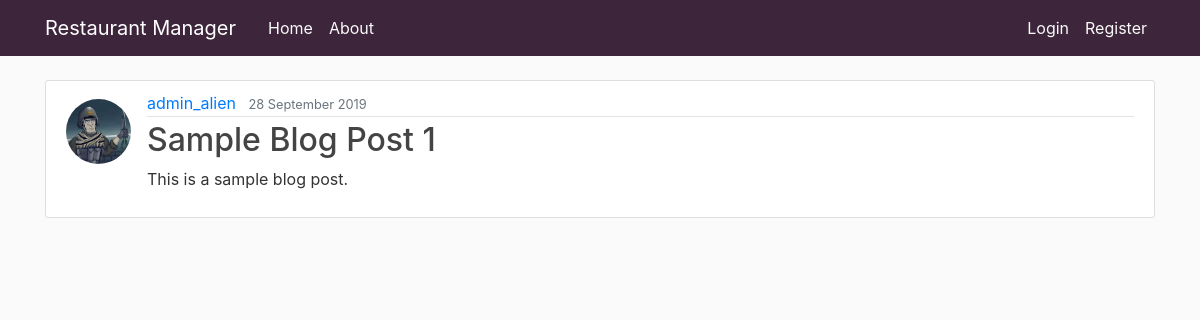
The app's page /blog/post/2/ with its own data.
### blog/models.py (models this page shows, shortened)
class Post(models.Model):
	title = models.CharField(max_length=100)
	content = models.TextField()
	date_posted = models.DateTimeField(default=timezone.now)
	author = models.ForeignKey(User, on_delete=models.CASCADE)

### users/models.py (models this page shows, shortened)
class Profile(models.Model):
	user = models.OneToOneField(User, on_delete=models.CASCADE)
	image = models.ImageField(default='default.jpg', upload_to='profile_pics')

### blog/views.py (the view)
# urls.py: path('post/<int:pk>/', views.PostDetailView.as_view(), name="blog-detail"),
class PostDetailView(DetailView):
	model = Post

### blog/templates/blog/post_detail.html
{% extends 'blog/base.html' %}
{% block content %}
<article class="media content-section">
	<img class="rounded-circle article-img mt-2" src="{{ object.author.profile.image.url }}">
	<div class="media-body">
	    <div class="article-metadata">
	      <a class="mr-2" href="#">{{ object.author }}</a>
	      <small class="text-muted">{{ object.date_posted|date:'j F Y' }}</small>
	    </div>
	    <h2 class="article-title" >{{ object.title }}</h2>
	    <p class="article-content">{{ object.content }}</p>
	</div>
</article>
{% endblock content %}

### blog/static/blog/css/style.css (style rules this page uses)
:root { --main-accent: #3D253B; --main-accent-text: #FAFAFA; }
body { background: #fafafa; color: #333333; margin-top: 5rem; }
h1, h2, h3, h4, h5, h6 { color: #444444; }
.content-section { background: #ffffff; padding: 10px 20px; border: 1px solid #dddddd; border-radius: 3px; margin-bottom: 20px; }
.article-title { color: #444444; }
.article-content { white-space: pre-line; }
.article-img { height: 65px; width: 65px; margin-right: 16px; }
.article-metadata { padding-bottom: 1px; margin-bottom: 4px; border-bottom: 1px solid #e3e3e3 }

### records on screen
Post: author.profile.image (picture), author "admin_alien", date_posted "28 September 2019", title "Sample Blog Post 1", content "This is a sample blog post."
